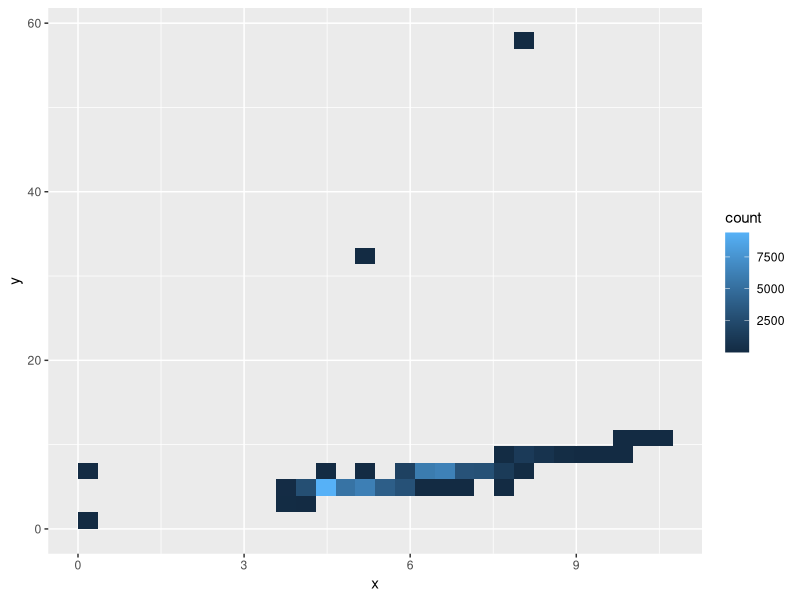
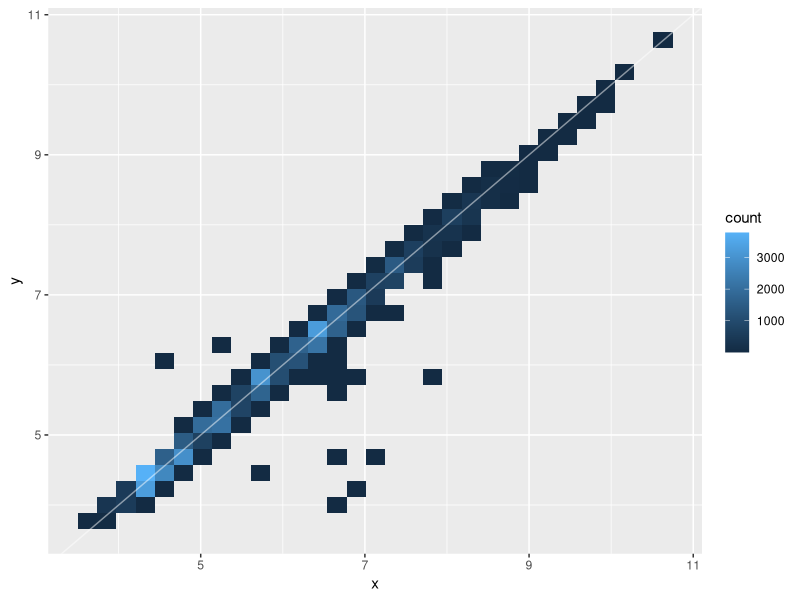
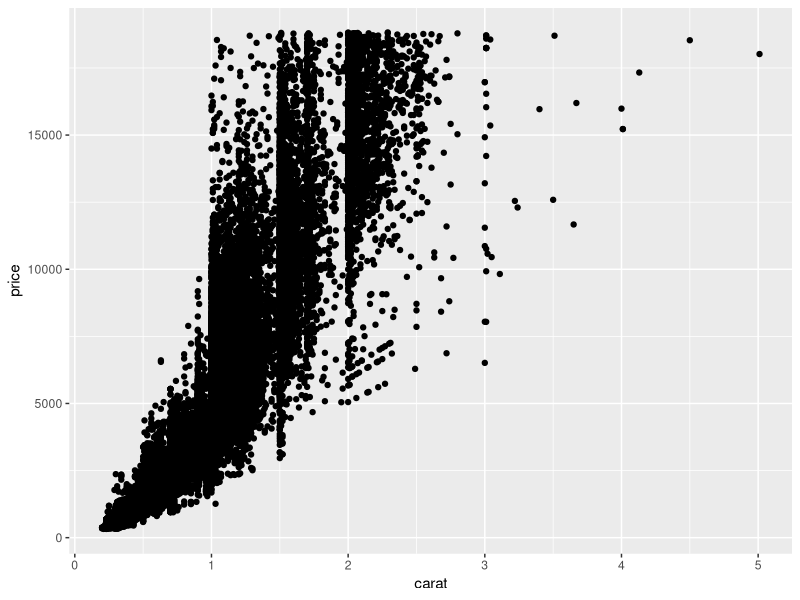
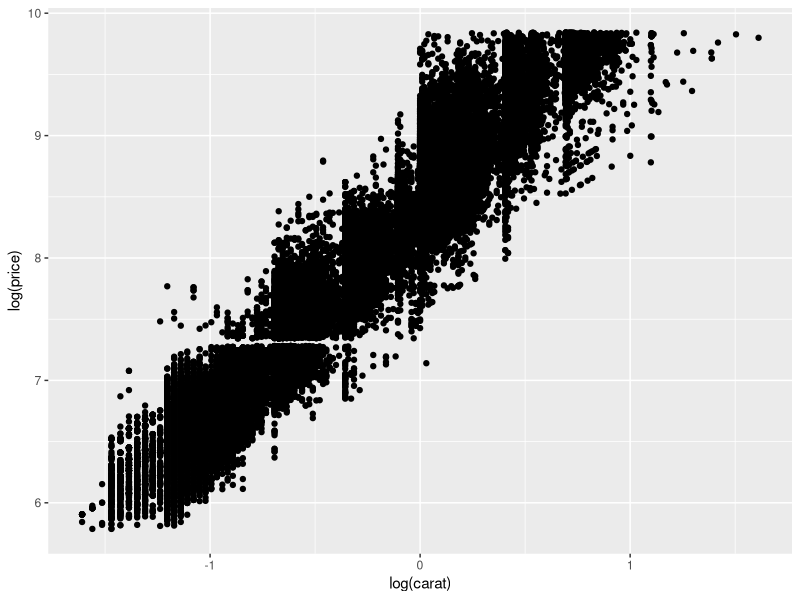
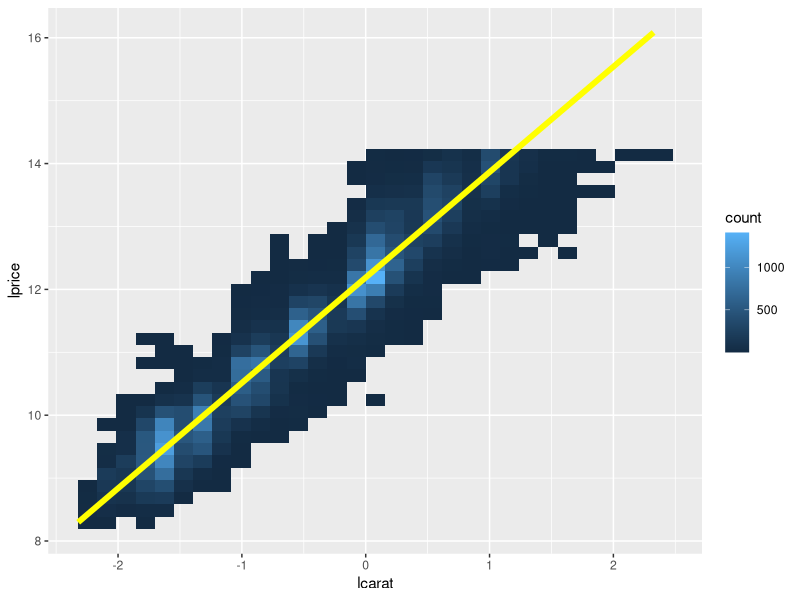
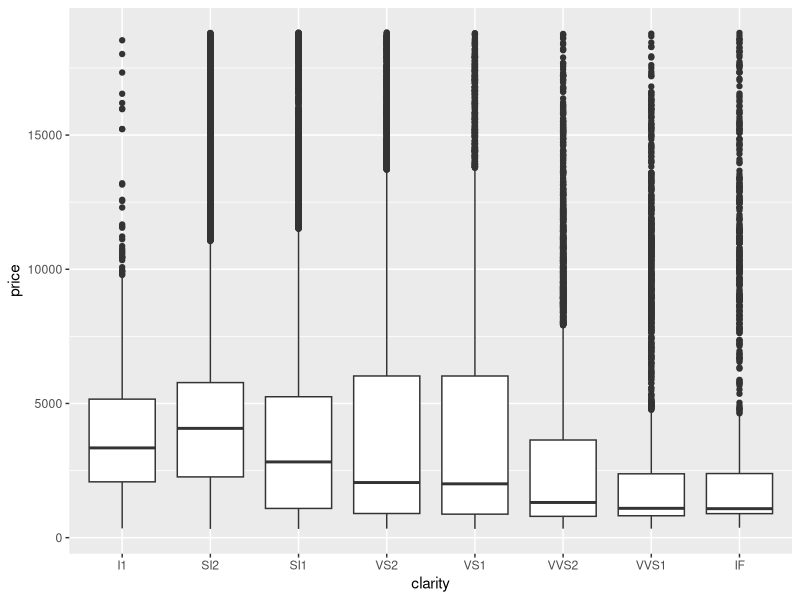
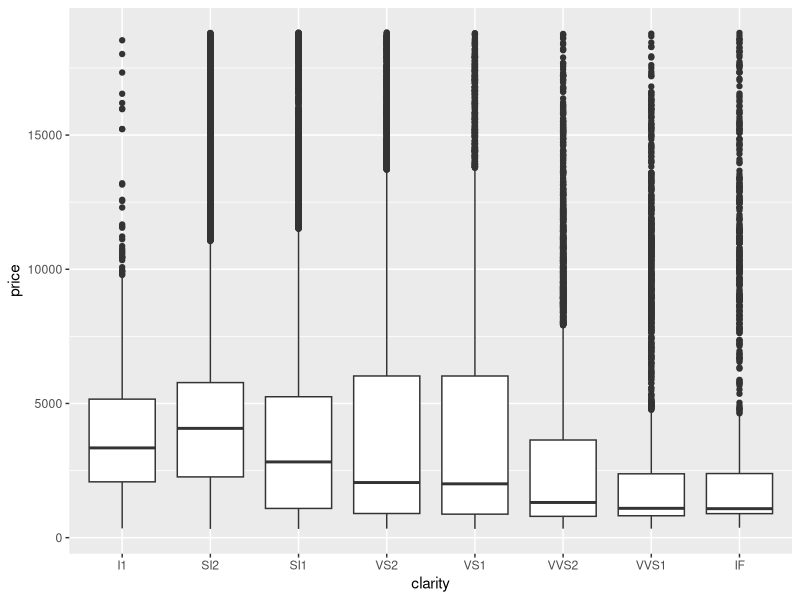

Reproduce these figures in R, in order. (Note: this script raises an error after producing the figures.)
## ---- chunk 1
knitr::opts_chunk$set(echo = FALSE)
## ---- chunk 2
library(ggplot2, warn.conflicts = FALSE)
library(dplyr, warn.conflicts = FALSE)
## ---- chunk 3
data(diamonds)
nrow(diamonds)
ggplot(diamonds, aes(x,y)) + geom_bin2d() 
## ---- chunk 4
diamonds_ok <- filter(diamonds, x>0, y>0, y < 20)
ggplot(diamonds_ok) + geom_bin2d(aes(x,y)) + geom_abline(slope=1, color="white", alpha=0.5)
## ---- chunk 5
rescale01 <- function(x) {
  rng <- range(x, na.rm = TRUE)
  (x - rng[1]) / (rng[2] - rng[1])
}
rescale01(c(0, 5, 10))
## ---- chunk 6
dplot <- ggplot(diamonds)
dplot + geom_point(aes(x=carat, y=price))
## ---- chunk 7
dplot + geom_point(aes(x=log(carat), y=log(price)))
## ---- chunk 8
diamonds2<-diamonds %>% 
  mutate(lcarat = log2(carat), lprice = log2(price))
ggplot(diamonds2, aes(x=lcarat, y=lprice)) + 
  geom_bin2d() +
  geom_smooth(method="lm", se=FALSE, size=2, color="yellow")
## ---- chunk 9
dplot+geom_boxplot(aes(x=clarity, y=price))
## ---- chunk 10
lmcarat <- lm(lprice ~ lcarat, diamonds2)
summary(lmcarat)
## ---- chunk 11
dplot+geom_boxplot(aes(x=clarity, y=price))
## ---- chunk 12
lmclarity <- lm(lprice ~ lcarat + clarity, diamonds2)
summary(lmclarity)
## ---- chunk 13
diamonds2 %>%
  add_residuals(lmcaret, "lresiduals")
ggplot(diamonds2, aes(lcarat, lresid)) + 
  geom_bin2d()
## ---- chunk 14
ggplot(diamonds2, aes(cut, lresid)) + geom_boxplot()
## ---- chunk 15
ggplot(diamonds2, aes(color, lresid)) + geom_boxplot()
## ---- chunk 16
ggplot(diamonds2, aes(clarity, lresid)) + geom_boxplot()
## ---- chunk 17
mod_diamond2 <- lm(lprice ~ lcarat + color + cut + clarity, data = diamonds2)
## ---- chunk 18
gridcut <- diamonds2 %>% 
  data_grid(cut, .model = mod_diamond2) %>% 
  add_predictions(mod_diamond2)
gridcut
## ---- chunk 19
gridcolor <- diamonds2 %>% 
  data_grid(color, .model = mod_diamond2) %>% 
  add_predictions(mod_diamond2)
gridcolor
## ---- chunk 20
gridclarity <- diamonds2 %>% 
  data_grid(clarity, .model = mod_diamond2) %>% 
  add_predictions(mod_diamond2)
gridclarity
